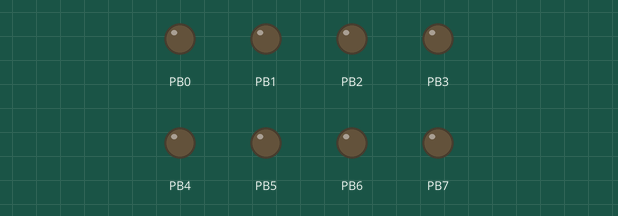
This program was run on a simulated ATmega328P, built with avr-gcc and emulated at 8 MHz (the files do not name the chip). Shown: output pins drawn as LEDs (lit = HIGH).

Above: at 0.1 s.
At 4.1 s:
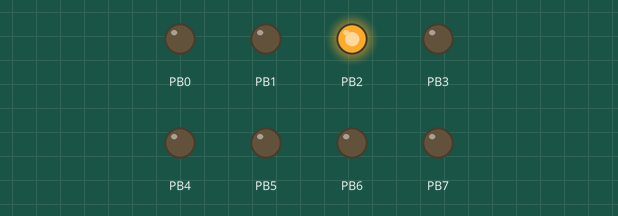
At 9.1 s:
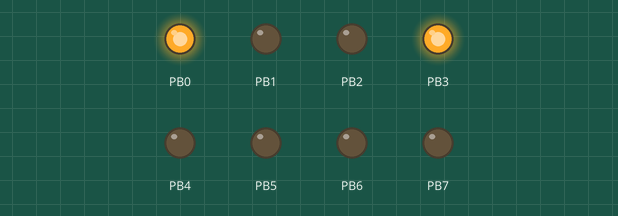
At 19.1 s:
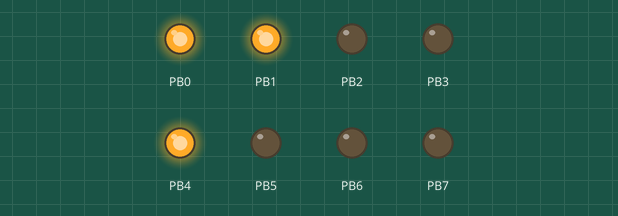
At 29.1 s:
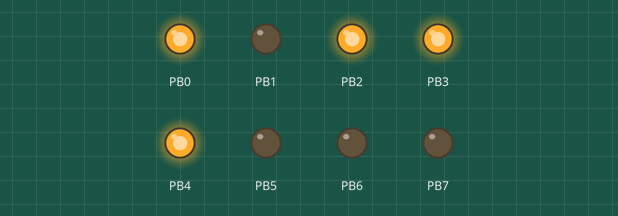
At 39.1 s:
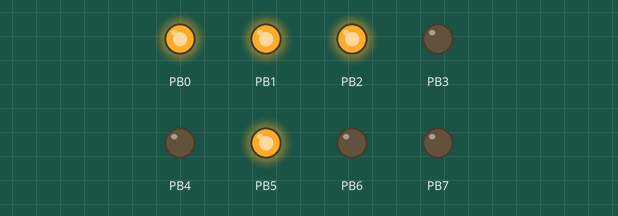
Timing chart, 0 to 40.0 s (numbered marks = the images above):
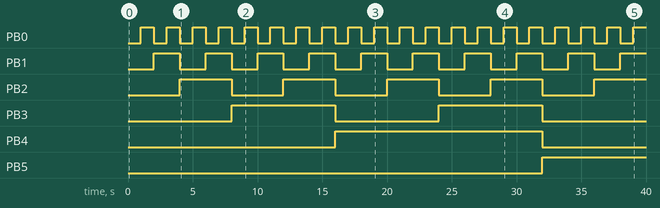

The program:

main.cpp
```cpp
/*
 * a.cpp
 *
 * Created: 9/25/2021 11:18:34 PM
 * Author :
 */
#define F_CPU 8000000
#include <avr/io.h>
#include <avr/interrupt.h>

volatile uint8_t i=0;
int main(void)
{	DDRB=0b11111111;
    TCCR1B|=(1<<WGM12);//ctc
	TCCR1B|=(1<<CS12); //prescaler=256
	TCNT1=0;
	OCR1A=31250;
	TIMSK1|=(1<<OCIE1A);
	sei();
    while (1)
    {
    }
}

ISR(TIMER1_COMPA_vect){
	TCNT1=0;
	i++;
	PORTB=i;
}
```

Measured:
- by itself, PB0: alternates HIGH for 1.0 s and LOW for 1.0 s
- by itself, PB1: alternates HIGH for 2.0 s and LOW for 2.0 s
- by itself, PB2: alternates HIGH for 4.0 s and LOW for 4.0 s
- by itself, PB3: alternates HIGH for 8.0 s and LOW for 8.0 s
- by itself, PB4: LOW → HIGH at 16.0 s, → LOW 16.0 s later
- by itself, PB5: LOW → HIGH at 32.0 s
